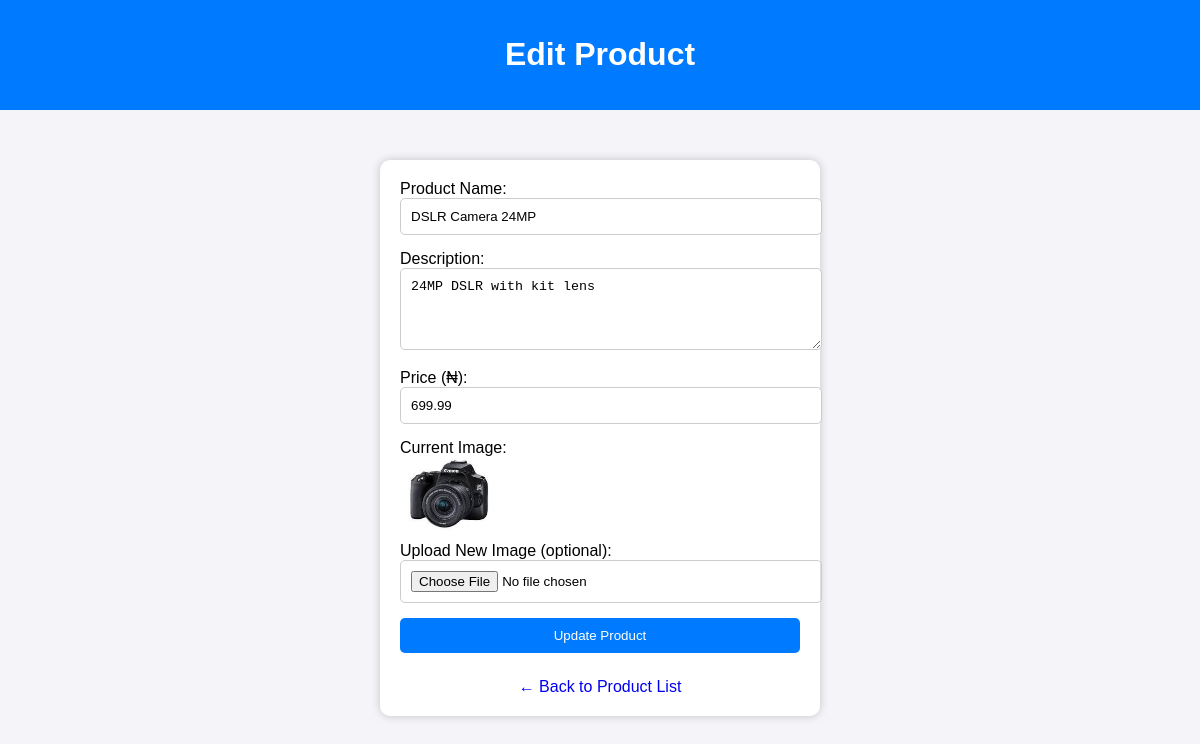
/admin/edit_product.php?id=17 (signed in), run on the app's committed database.
### tables this page shows
CREATE TABLE IF NOT EXISTS products (
  id INT AUTO_INCREMENT PRIMARY KEY,
  name VARCHAR(150) NOT NULL,
  category VARCHAR(100),
  description TEXT,
  price DECIMAL(10,2) NOT NULL,
  image VARCHAR(255),
  created_at TIMESTAMP DEFAULT CURRENT_TIMESTAMP
);

### admin/edit_product.php (the view, shortened to what this page needs)
<?php
require_once '../db_connect.php';
$id = intval($_GET['id']);
$stmt = $pdo->prepare("SELECT * FROM products WHERE id = ?");
$stmt->execute([$id]);
$product = $stmt->fetch();
?>
<!DOCTYPE html>
<html lang="en">
<head>
</head>
<body>
    <header>
        <h1>Edit Product</h1>
    </header>
    <form method="POST" enctype="multipart/form-data">
        <label>Product Name:</label>
        <input type="text" name="name" value="<?= htmlspecialchars($product['name']) ?>" required>
        <label>Description:</label>
        <textarea name="description" rows="4" required><?= htmlspecialchars($product['description']) ?></textarea>
        <label>Price (₦):</label>
        <input type="number" name="price" step="0.01" value="<?= htmlspecialchars($product['price']) ?>" required>
        <label>Current Image:</label>
        <img src="../images/<?= htmlspecialchars($product['image']) ?>" alt="Product Image">
        <label>Upload New Image (optional):</label>
        <input type="file" name="image" accept="image/*">
        <input type="submit" value="Update Product">
        <a href="view_products.php">← Back to Product List</a>
    </form>
</body>
</html>

### admin/edit_product.php (style rules this page uses)
body { font-family: Arial, sans-serif; background: #f4f4f9; margin: 0; }
header { background: #007bff; color: white; padding: 15px; text-align: center; }
form { background: white; width: 400px; margin: 50px auto; padding: 20px; border-radius: 10px; box-shadow: 0 0 10px rgba(0,0,0,0.2); }
input, textarea { width: 100%; padding: 10px; margin-bottom: 15px; border-radius: 5px; border: 1px solid #ccc; }
img { width: 100px; display: block; margin-bottom: 10px; border-radius: 5px; }
input[type=submit] { background: #007bff; color: white; border: none; cursor: pointer; }
a { display: block; text-align: center; margin-top: 10px; text-decoration: none; }

### data on the page
products: name "DSLR Camera 24MP", description "24MP DSLR with kit lens", price "699.99", image (picture)
